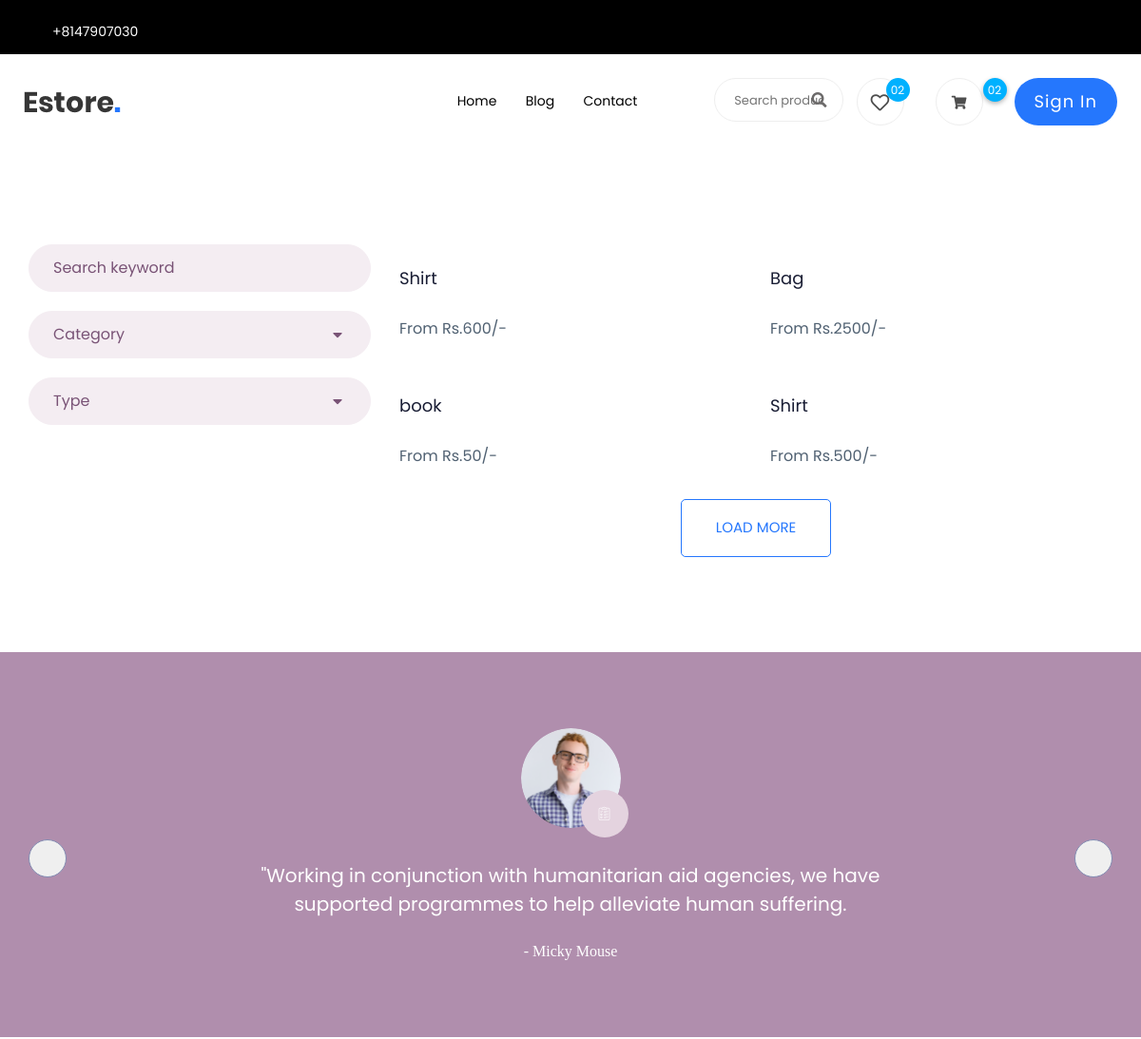
The page /productList/2 (upper part) on the database as committed earlier.
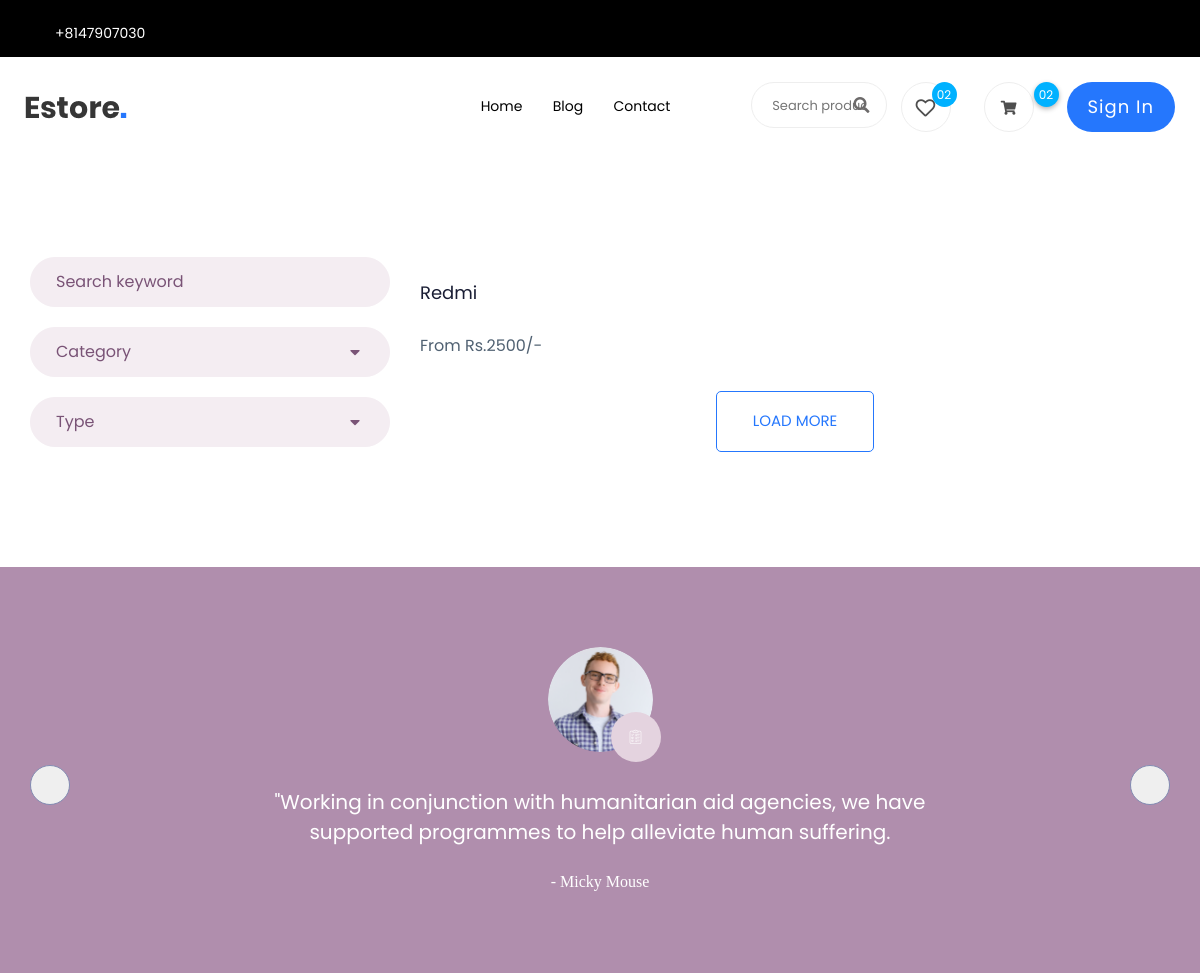
The same page on the database as committed later.
### ShoppingApp/models.py (models this page shows, shortened)
class ProductDetail(models.Model):
    pro_category = models.CharField(max_length=100,null=True)
    pro_sub = models.CharField(max_length=100,null=True)
    pro_image = models.ImageField(upload_to='product_images/',null=True,blank=True)
    pro_name = models.CharField(max_length=100)
    pro_description = models.CharField(max_length=200)
    pro_price = models.IntegerField(null=True)
    pro_rating = models.IntegerField(null=True)

### ShoppingApp/views.py (the view)
# urls.py: path('productList/<int:id>', views.ProductList, name='ProductList'),
def ProductList(request,id):
    print(id)
    products = ProductDetail.objects.all()
    context ={
        'products':products
    }
    return render(request,'client_pages/productList.html',context)

### templates/client_pages/productList.html (shortened to what this page needs)
{% extends 'base.html' %}
{% block content %}{% load static %}
     {% include 'partials/_header/_header.html' %}
    <section class="product_list section_padding">
        <div class="container">
            <div class="row">
                <div class="col-md-4">
                    <div class="product_sidebar">
                        <div class="single_sedebar">
                            <form action="#">
                                <input type="text" name="#" placeholder="Search keyword">
                                <i class="ti-search"></i>
                            </form>
                        </div>
                        <div class="single_sedebar">
                            <div class="select_option">
                                <div class="select_option_list">Category <i class="right fas fa-caret-down"></i> </div>
                            </div>
                        </div>
                        <div class="single_sedebar">
                            <div class="select_option">
                                <div class="select_option_list">Type <i class="right fas fa-caret-down"></i> </div>
                            </div>
                        </div>
                    </div>
                </div>
                <div class="col-md-8">
                    <div class="product_list">
                        <div class="row">
                            {% for data in products %}
                            <div class="col-lg-6 col-sm-6">
                                <div class="single_product_item">
                                    <h3> <a href="{% url 'SingleProduct' data.pk %}">{{ data.pro_name }}</a> </h3>
                                    <p>From Rs.{{ data.pro_price }}/-</p>
                                </div>
                            </div>
                            {% endfor %}
                        </div>
                        <div class="load_more_btn text-center">
                            <a href="#" class="btn_3">Load More</a>
                        </div>
                    </div>
                </div>
            </div>
        </div>
    </section>
    <section class="client_review">
        <div class="container">
            <div class="row justify-content-center">
                <div class="col-lg-8">
                    <div class="client_review_slider owl-carousel">
                        <div class="single_client_review">
                            <div class="client_img">
                                <img src="assets/img/client.png" alt="#">
                            </div>
                            <p>"Working in conjunction with humanitarian aid agencies, we have supported programmes to help alleviate human suffering.</p>
                            <h5>- Micky Mouse</h5>
                        </div>
                    </div>
                </div>
            </div>
        </div>
    </section>
{% endblock %}

### templates/base.html (shortened to what this page needs)
{% load static %}
<!DOCTYPE html>
<html lang="en">
<head>
    <link rel="stylesheet" href="{% static 'css/bootstrap.min.css' %}">
    <link rel="stylesheet" href="{% static 'css/owl.carousel.min.css' %}">
    <link rel="stylesheet" href="{% static 'css/flaticon.css' %}">
    <link rel="stylesheet" href="{% static 'css/slicknav.css' %}">
     <link rel="stylesheet" href="{% static 'css/animate.min.css' %}">
    <link rel="stylesheet" href="{% static 'css/magnific-popup.css' %}">
    <link rel="stylesheet" href="{% static 'css/fontawesome-all.min.css' %}">
    <link rel="stylesheet" href="{% static 'css/themify-icons.css' %}">
   <link rel = "stylesheet" href ="{% static 'css/slick.css' %}">
   <link rel = "stylesheet" href ="{% static 'css/nice-select.css' %}">
   <link rel = "stylesheet" href ="{% static 'css/style.css' %}">
</head>
<body>
{% block content %}
{% endblock %}
</body>
</html>

### templates/partials/_header/_header.html (shortened to what this page needs)
{% extends 'base.html' %}
{% block content %}
{% load static %}
    <header>
       <div class="header-area">
            <div class="main-header ">
                <div class="header-top top-bg d-none d-lg-block">
                   <div class="container-fluid">
                       <div class="col-xl-12">
                            <div class="row d-flex justify-content-between align-items-center">
                                <div class="header-info-left d-flex">
                                    <ul class="contact-now">
                                        <li>+8147907030</li>
                                    </ul>
                                </div>
                            </div>
                       </div>
                   </div>
                </div>
               <div class="header-bottom  header-sticky">
                    <div class="container-fluid">
                        <div class="row align-items-center">
                            <div class="col-xl-1 col-lg-1 col-md-1 col-sm-3">
                                <div class="logo">
                                  <a href=""><img src="{% static 'img/logo/logo.png' %}" alt=""></a>
                                </div>
                            </div>
                            <div class="col-xl-6 col-lg-8 col-md-7 col-sm-5">
                                <div class="main-menu f-right d-none d-lg-block">
                                    <nav>
                                        <ul id="navigation">
                                            <li><a href="{% url 'index' %}">Home</a></li>
                                            <li><a href="blog.html">Blog</a>
                                            </li>
                                            <li><a href="{% url 'contact' %}">Contact</a></li>
                                        </ul>
                                    </nav>
                                </div>
                            </div>
                            <div class="col-xl-5 col-lg-3 col-md-3 col-sm-3 fix-card">
                                <ul class="header-right f-right d-none d-lg-block d-flex justify-content-between">
                                    <li class="d-none d-xl-block">
                                        <div class="form-box f-right ">
                                            <input type="text" name="Search" placeholder="Search products">
                                            <div class="search-icon">
                                                <i class="fas fa-search special-tag"></i>
                                            </div>
                                        </div>
                                     </li>
                                    <li class=" d-none d-xl-block">
                                        <div class="favorit-items">
                                            <i class="far fa-heart"></i>
                                        </div>
                                    </li>
                                    <li>
                                        <div class="shopping-card crd" style=".shopping-card::before=content:12 ">
                                            <a href="cart.html"><i class="fas fa-shopping-cart"></i></a>
                                        </div>
                                    </li>
                                    {% if not user.is_authenticated %}
                                   <li class="d-none d-lg-block"> <a href="{% url 'register' %}" class="btn header-btn">Sign in</a></li>
                                    {% endif %}
                                </ul>
                            </div>
                            <div class="col-12">
                            </div>
                        </div>
                    </div>
               </div>
            </div>
       </div>
    </header>
{% endblock %}

### templates/partials/_header/_header.html (style rules this page uses)
.crd::before { position: absolute; content: "02"; }

Rows that differ between the two databases and show on the page:
removed ProductDetail: pro_name "Shirt", pro_price "600"
removed ProductDetail: pro_name "Bag", pro_price "2500"
removed ProductDetail: pro_name "book", pro_price "50"
removed ProductDetail: pro_name "Shirt", pro_price "500"
added ProductDetail: pro_name "Redmi", pro_price "2500"
